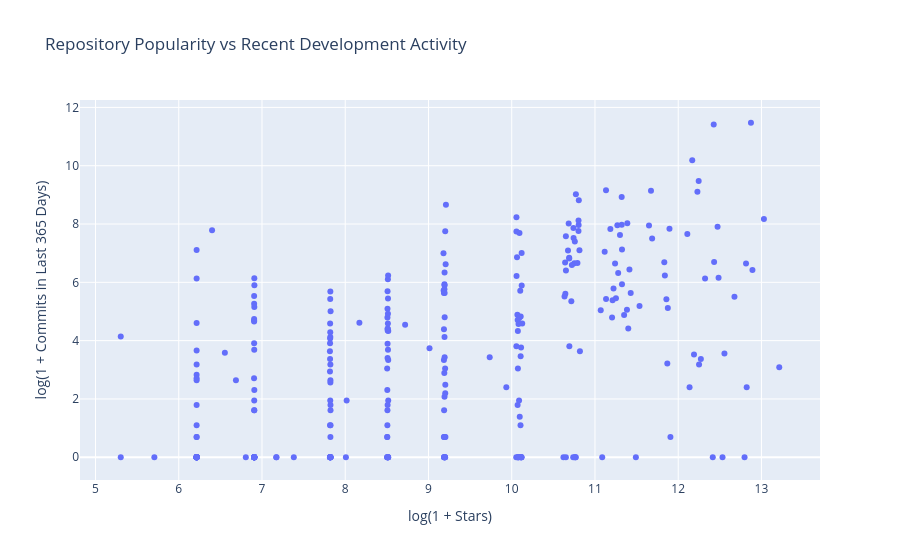

The cell this chart's notebook holds for it:
### Code cell
fig = px.scatter(
    df,
    x="log1p_stars",
    y="log1p_commits_365d",
    hover_name="full_name",
    hover_data=[
        "language_normalized",
        "stars",
        "commits_365d"
    ],
    title="Repository Popularity vs Recent Development Activity",
    labels={
        "log1p_stars": "log(1 + Stars)",
        "log1p_commits_365d": "log(1 + Commits in Last 365 Days)"
    }
)

fig.show()

### Figure 1 — Plotly figure (JSON) as saved in the notebook; plotly's stock layout.template omitted (floating-point values rounded to 4 significant figures; data arrays with more than 128 entries replaced by an {"elided": "..."} marker saying what was removed)
{"data": [{"customdata": {"elided": "300x3 mixed values"}, "hovertemplate": "<b>%{hovertext}</b><br><br>log(1 + Stars)=%{x}<br>log(1 + Commits in Last 365 Days)=%{y}<br>language_normalized=%{customdata[0]}<br>stars=%{customdata[1]}<br>commits_365d=%{customdata[2]}<extra></extra>", "hovertext": {"elided": "300 str values"}, "legendgroup": "", "marker": {"color": "#636efa", "symbol": "circle"}, "mode": "markers", "name": "", "orientation": "v", "showlegend": false, "type": "scatter", "x": {"elided": "300 float values"}, "xaxis": "x", "y": {"elided": "300 float values"}, "yaxis": "y"}], "layout": {"legend": {"tracegroupgap": 0}, "title": {"text": "Repository Popularity vs Recent Development Activity"}, "xaxis": {"anchor": "y", "domain": [0, 1], "title": {"text": "log(1 + Stars)"}}, "yaxis": {"anchor": "x", "domain": [0, 1], "title": {"text": "log(1 + Commits in Last 365 Days)"}}}}
